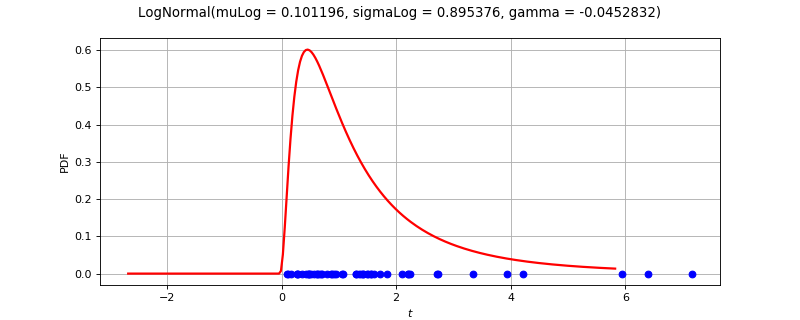

Recreate this plot in Python.
import openturns as ot
from matplotlib import pyplot as plt
from openturns.viewer import View
ot.RandomGenerator.SetSeed(0)
factory = ot.LogNormalFactory()
ref = factory.build()
dimension = ref.getDimension()
if dimension <= 2:
    sample = ref.getSample(50)
    distribution = factory.build(sample)
    if dimension == 1:
        distribution.setDescription(['$t$'])
        pdf_graph = distribution.drawPDF(256)
        cloud = ot.Cloud(sample, ot.Sample(sample.getSize(), 1))
        cloud.setColor('blue')
        cloud.setPointStyle('fcircle')
        pdf_graph.add(cloud)
        pdf_graph.setTitle(str(distribution))
        fig = plt.figure(figsize=(10, 4))
        pdf_axis = fig.add_subplot(111)
        View(pdf_graph, figure=fig, axes=[pdf_axis], add_legend=False)
    else:
        sample = ref.getSample(500)
        distribution.setDescription(['$t_0$', '$t_1$'])
        pdf_graph = distribution.drawPDF([256]*2)
        cloud = ot.Cloud(sample)
        cloud.setColor('red')
        cloud.setPointStyle('fcircle')
        pdf_graph.add(cloud)
        pdf_graph.setTitle(str(distribution))
        fig = plt.figure(figsize=(10, 4))
        pdf_axis = fig.add_subplot(111)
        View(pdf_graph, figure=fig, axes=[pdf_axis], add_legend=False, square_axes=True)
